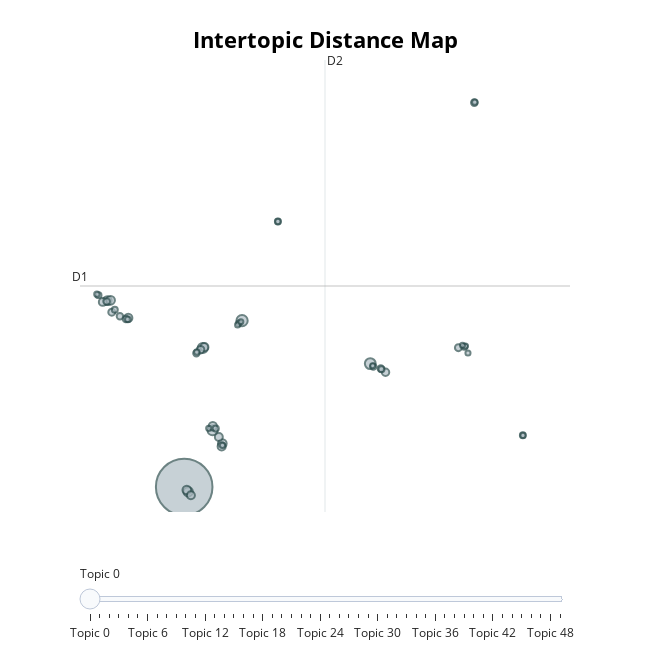

Here is the notebook cell this chart was saved with:
### Code cell
model.topics_ = topics_filtered

model.visualize_topics(top_n_topics = 50)

### Figure 1 — Plotly figure (JSON) as saved in the notebook; plotly's stock layout.template omitted (floating-point values rounded to 4 significant figures; data arrays with more than 128 entries replaced by an {"elided": "..."} marker saying what was removed)
{"data": [{"customdata": {"elided": "50x3 mixed values"}, "hovertemplate": "<b>Topic %{customdata[0]}</b><br>%{customdata[1]}<br>Size: %{customdata[2]}", "legendgroup": "", "marker": {"color": "#B0BEC5", "line": {"color": "DarkSlateGrey", "width": 2}, "size": [309321, 12321, 11329, 10038, 9659, 8526, 7467, 7320, 7314, 7266, 6653, 6595, 6386, 6274, 6240, 6087, 5902, 5370, 5366, 4742, 4566, 4292, 4032, 4006, 4006, 3981, 3975, 3779, 3720, 3583, 3492, 3406, 3388, 3343, 3339, 3074, 2923, 2841, 2833, 2802, 2724, 2675, 2651, 2632, 2605, 2552, 2519, 2514, 2414, 2387], "sizemode": "area", "sizeref": 193.3, "symbol": "circle"}, "mode": "markers", "name": "", "orientation": "v", "showlegend": false, "type": "scatter", "x": [-1.525, 1.974, 9.727, -0.4001, 0.1902, -1.286, -6.172, -5.976, 0.7804, -1.367, 0.205, -4.907, 0.741, -1.121, -0.3014, 0.5695, -6.45, 10.65, -0.5324, -5.902, 15.05, 16.02, -5.052, -0.7874, -6.209, 10.36, -5.412, 9.909, 0.3813, 10.4, 4.143, 15.41, -5.72, -6.703, 18.95, -4.929, -0.7575, 16.05, 15.47, -6.804, 4.143, 0.7899, 1.778, -0.03995, 1.708, 18.96, 15.3, 15.63, 1.902, 9.87], "xaxis": "x", "y": [-6.669, 4.025, 1.262, 2.266, -3.02, -6.978, 5.311, 5.333, -3.874, -6.862, -2.764, 4.202, -4.059, -7.195, 2.322, -3.453, 5.228, 0.7076, 2.157, 4.57, 2.285, 18.04, 4.127, 1.934, 5.257, 0.9508, 4.302, 1.073, -2.912, 0.901, 10.4, 2.339, 4.729, 5.662, -3.342, 4.103, 2.008, 18.07, 2.388, 5.727, 10.4, -3.986, 3.858, -2.893, 3.752, -3.35, 2.44, 1.941, 3.949, 1.122], "yaxis": "y"}], "layout": {"annotations": [{"showarrow": false, "text": "D1", "x": -7.825, "y": 6.251, "yshift": 10}, {"showarrow": false, "text": "D2", "x": 6.989, "xshift": 10, "y": 20.78}], "height": 650, "hoverlabel": {"bgcolor": "white", "font": {"family": "Rockwell", "size": 16}}, "legend": {"itemsizing": "constant", "tracegroupgap": 0}, "margin": {"t": 60}, "shapes": [{"line": {"color": "#CFD8DC", "width": 2}, "type": "line", "x0": 6.989, "x1": 6.989, "y0": -8.274, "y1": 20.78}, {"line": {"color": "#9E9E9E", "width": 2}, "type": "line", "x0": -7.825, "x1": 21.8, "y0": 6.251, "y1": 6.251}], "sliders": [{"active": 0, "pad": {"t": 50}, "steps": [{"args": [{"marker.color": [["red", "#B0BEC5", "#B0BEC5", "#B0BEC5", "#B0BEC5", "#B0BEC5", "#B0BEC5", "#B0BEC5", "#B0BEC5", "#B0BEC5", "#B0BEC5", "#B0BEC5", "#B0BEC5", "#B0BEC5", "#B0BEC5", "#B0BEC5", "#B0BEC5", "#B0BEC5", "#B0BEC5", "#B0BEC5", "#B0BEC5", "#B0BEC5", "#B0BEC5", "#B0BEC5", "#B0BEC5", "#B0BEC5", "#B0BEC5", "#B0BEC5", "#B0BEC5", "#B0BEC5", "#B0BEC5", "#B0BEC5", "#B0BEC5", "#B0BEC5", "#B0BEC5", "#B0BEC5", "#B0BEC5", "#B0BEC5", "#B0BEC5", "#B0BEC5", "#B0BEC5", "#B0BEC5", "#B0BEC5", "#B0BEC5", "#B0BEC5", "#B0BEC5", "#B0BEC5", "#B0BEC5", "#B0BEC5", "#B0BEC5"]]}], "label": "Topic 0", "method": "update"}, {"args": [{"marker.color": [["#B0BEC5", "red", "#B0BEC5", "#B0BEC5", "#B0BEC5", "#B0BEC5", "#B0BEC5", "#B0BEC5", "#B0BEC5", "#B0BEC5", "#B0BEC5", "#B0BEC5", "#B0BEC5", "#B0BEC5", "#B0BEC5", "#B0BEC5", "#B0BEC5", "#B0BEC5", "#B0BEC5", "#B0BEC5", "#B0BEC5", "#B0BEC5", "#B0BEC5", "#B0BEC5", "#B0BEC5", "#B0BEC5", "#B0BEC5", "#B0BEC5", "#B0BEC5", "#B0BEC5", "#B0BEC5", "#B0BEC5", "#B0BEC5", "#B0BEC5", "#B0BEC5", "#B0BEC5", "#B0BEC5", "#B0BEC5", "#B0BEC5", "#B0BEC5", "#B0BEC5", "#B0BEC5", "#B0BEC5", "#B0BEC5", "#B0BEC5", "#B0BEC5", "#B0BEC5", "#B0BEC5", "#B0BEC5", "#B0BEC5"]]}], "label": "Topic 1", "method": "update"}, {"args": [{"marker.color": [["#B0BEC5", "#B0BEC5", "red", "#B0BEC5", "#B0BEC5", "#B0BEC5", "#B0BEC5", "#B0BEC5", "#B0BEC5", "#B0BEC5", "#B0BEC5", "#B0BEC5", "#B0BEC5", "#B0BEC5", "#B0BEC5", "#B0BEC5", "#B0BEC5", "#B0BEC5", "#B0BEC5", "#B0BEC5", "#B0BEC5", "#B0BEC5", "#B0BEC5", "#B0BEC5", "#B0BEC5", "#B0BEC5", "#B0BEC5", "#B0BEC5", "#B0BEC5", "#B0BEC5", "#B0BEC5", "#B0BEC5", "#B0BEC5", "#B0BEC5", "#B0BEC5", "#B0BEC5", "#B0BEC5", "#B0BEC5", "#B0BEC5", "#B0BEC5", "#B0BEC5", "#B0BEC5", "#B0BEC5", "#B0BEC5", "#B0BEC5", "#B0BEC5", "#B0BEC5", "#B0BEC5", "#B0BEC5", "#B0BEC5"]]}], "label": "Topic 2", "method": "update"}, {"args": [{"marker.color": [["#B0BEC5", "#B0BEC5", "#B0BEC5", "red", "#B0BEC5", "#B0BEC5", "#B0BEC5", "#B0BEC5", "#B0BEC5", "#B0BEC5", "#B0BEC5", "#B0BEC5", "#B0BEC5", "#B0BEC5", "#B0BEC5", "#B0BEC5", "#B0BEC5", "#B0BEC5", "#B0BEC5", "#B0BEC5", "#B0BEC5", "#B0BEC5", "#B0BEC5", "#B0BEC5", "#B0BEC5", "#B0BEC5", "#B0BEC5", "#B0BEC5", "#B0BEC5", "#B0BEC5", "#B0BEC5", "#B0BEC5", "#B0BEC5", "#B0BEC5", "#B0BEC5", "#B0BEC5", "#B0BEC5", "#B0BEC5", "#B0BEC5", "#B0BEC5", "#B0BEC5", "#B0BEC5", "#B0BEC5", "#B0BEC5", "#B0BEC5", "#B0BEC5", "#B0BEC5", "#B0BEC5", "#B0BEC5", "#B0BEC5"]]}], "label": "Topic 3", "method": "update"}, {"args": [{"marker.color": [["#B0BEC5", "#B0BEC5", "#B0BEC5", "#B0BEC5", "red", "#B0BEC5", "#B0BEC5", "#B0BEC5", "#B0BEC5", "#B0BEC5", "#B0BEC5", "#B0BEC5", "#B0BEC5", "#B0BEC5", "#B0BEC5", "#B0BEC5", "#B0BEC5", "#B0BEC5", "#B0BEC5", "#B0BEC5", "#B0BEC5", "#B0BEC5", "#B0BEC5", "#B0BEC5", "#B0BEC5", "#B0BEC5", "#B0BEC5", "#B0BEC5", "#B0BEC5", "#B0BEC5", "#B0BEC5", "#B0BEC5", "#B0BEC5", "#B0BEC5", "#B0BEC5", "#B0BEC5", "#B0BEC5", "#B0BEC5", "#B0BEC5", "#B0BEC5", "#B0BEC5", "#B0BEC5", "#B0BEC5", "#B0BEC5", "#B0BEC5", "#B0BEC5", "#B0BEC5", "#B0BEC5", "#B0BEC5", "#B0BEC5"]]}], "label": "Topic 4", "method": "update"}, {"args": [{"marker.color": [["#B0BEC5", "#B0BEC5", "#B0BEC5", "#B0BEC5", "#B0BEC5", "red", "#B0BEC5", "#B0BEC5", "#B0BEC5", "#B0BEC5", "#B0BEC5", "#B0BEC5", "#B0BEC5", "#B0BEC5", "#B0BEC5", "#B0BEC5", "#B0BEC5", "#B0BEC5", "#B0BEC5", "#B0BEC5", "#B0BEC5", "#B0BEC5", "#B0BEC5", "#B0BEC5", "#B0BEC5", "#B0BEC5", "#B0BEC5", "#B0BEC5", "#B0BEC5", "#B0BEC5", "#B0BEC5", "#B0BEC5", "#B0BEC5", "#B0BEC5", "#B0BEC5", "#B0BEC5", "#B0BEC5", "#B0BEC5", "#B0BEC5", "#B0BEC5", "#B0BEC5", "#B0BEC5", "#B0BEC5", "#B0BEC5", "#B0BEC5", "#B0BEC5", "#B0BEC5", "#B0BEC5", "#B0BEC5", "#B0BEC5"]]}], "label": "Topic 5", "method": "update"}, {"args": [{"marker.color": [["#B0BEC5", "#B0BEC5", "#B0BEC5", "#B0BEC5", "#B0BEC5", "#B0BEC5", "red", "#B0BEC5", "#B0BEC5", "#B0BEC5", "#B0BEC5", "#B0BEC5", "#B0BEC5", "#B0BEC5", "#B0BEC5", "#B0BEC5", "#B0BEC5", "#B0BEC5", "#B0BEC5", "#B0BEC5", "#B0BEC5", "#B0BEC5", "#B0BEC5", "#B0BEC5", "#B0BEC5", "#B0BEC5", "#B0BEC5", "#B0BEC5", "#B0BEC5", "#B0BEC5", "#B0BEC5", "#B0BEC5", "#B0BEC5", "#B0BEC5", "#B0BEC5", "#B0BEC5", "#B0BEC5", "#B0BEC5", "#B0BEC5", "#B0BEC5", "#B0BEC5", "#B0BEC5", "#B0BEC5", "#B0BEC5", "#B0BEC5", "#B0BEC5", "#B0BEC5", "#B0BEC5", "#B0BEC5", "#B0BEC5"]]}], "label": "Topic 6", "method": "update"}, {"args": [{"marker.color": [["#B0BEC5", "#B0BEC5", "#B0BEC5", "#B0BEC5", "#B0BEC5", "#B0BEC5", "#B0BEC5", "red", "#B0BEC5", "#B0BEC5", "#B0BEC5", "#B0BEC5", "#B0BEC5", "#B0BEC5", "#B0BEC5", "#B0BEC5", "#B0BEC5", "#B0BEC5", "#B0BEC5", "#B0BEC5", "#B0BEC5", "#B0BEC5", "#B0BEC5", "#B0BEC5", "#B0BEC5", "#B0BEC5", "#B0BEC5", "#B0BEC5", "#B0BEC5", "#B0BEC5", "#B0BEC5", "#B0BEC5", "#B0BEC5", "#B0BEC5", "#B0BEC5", "#B0BEC5", "#B0BEC5", "#B0BEC5", "#B0BEC5", "#B0BEC5", "#B0BEC5", "#B0BEC5", "#B0BEC5", "#B0BEC5", "#B0BEC5", "#B0BEC5", "#B0BEC5", "#B0BEC5", "#B0BEC5", "#B0BEC5"]]}], "label": "Topic 7", "method": "update"}, {"args": [{"marker.color": [["#B0BEC5", "#B0BEC5", "#B0BEC5", "#B0BEC5", "#B0BEC5", "#B0BEC5", "#B0BEC5", "#B0BEC5", "red", "#B0BEC5", "#B0BEC5", "#B0BEC5", "#B0BEC5", "#B0BEC5", "#B0BEC5", "#B0BEC5", "#B0BEC5", "#B0BEC5", "#B0BEC5", "#B0BEC5", "#B0BEC5", "#B0BEC5", "#B0BEC5", "#B0BEC5", "#B0BEC5", "#B0BEC5", "#B0BEC5", "#B0BEC5", "#B0BEC5", "#B0BEC5", "#B0BEC5", "#B0BEC5", "#B0BEC5", "#B0BEC5", "#B0BEC5", "#B0BEC5", "#B0BEC5", "#B0BEC5", "#B0BEC5", "#B0BEC5", "#B0BEC5", "#B0BEC5", "#B0BEC5", "#B0BEC5", "#B0BEC5", "#B0BEC5", "#B0BEC5", "#B0BEC5", "#B0BEC5", "#B0BEC5"]]}], "label": "Topic 8", "method": "update"}, {"args": [{"marker.color": [["#B0BEC5", "#B0BEC5", "#B0BEC5", "#B0BEC5", "#B0BEC5", "#B0BEC5", "#B0BEC5", "#B0BEC5", "#B0BEC5", "red", "#B0BEC5", "#B0BEC5", "#B0BEC5", "#B0BEC5", "#B0BEC5", "#B0BEC5", "#B0BEC5", "#B0BEC5", "#B0BEC5", "#B0BEC5", "#B0BEC5", "#B0BEC5", "#B0BEC5", "#B0BEC5", "#B0BEC5", "#B0BEC5", "#B0BEC5", "#B0BEC5", "#B0BEC5", "#B0BEC5", "#B0BEC5", "#B0BEC5", "#B0BEC5", "#B0BEC5", "#B0BEC5", "#B0BEC5", "#B0BEC5", "#B0BEC5", "#B0BEC5", "#B0BEC5", "#B0BEC5", "#B0BEC5", "#B0BEC5", "#B0BEC5", "#B0BEC5", "#B0BEC5", "#B0BEC5", "#B0BEC5", "#B0BEC5", "#B0BEC5"]]}], "label": "Topic 9", "method": "update"}, {"args": [{"marker.color": [["#B0BEC5", "#B0BEC5", "#B0BEC5", "#B0BEC5", "#B0BEC5", "#B0BEC5", "#B0BEC5", "#B0BEC5", "#B0BEC5", "#B0BEC5", "red", "#B0BEC5", "#B0BEC5", "#B0BEC5", "#B0BEC5", "#B0BEC5", "#B0BEC5", "#B0BEC5", "#B0BEC5", "#B0BEC5", "#B0BEC5", "#B0BEC5", "#B0BEC5", "#B0BEC5", "#B0BEC5", "#B0BEC5", "#B0BEC5", "#B0BEC5", "#B0BEC5", "#B0BEC5", "#B0BEC5", "#B0BEC5", "#B0BEC5", "#B0BEC5", "#B0BEC5", "#B0BEC5", "#B0BEC5", "#B0BEC5", "#B0BEC5", "#B0BEC5", "#B0BEC5", "#B0BEC5", "#B0BEC5", "#B0BEC5", "#B0BEC5", "#B0BEC5", "#B0BEC5", "#B0BEC5", "#B0BEC5", "#B0BEC5"]]}], "label": "Topic 10", "method": "update"}, {"args": [{"marker.color": [["#B0BEC5", "#B0BEC5", "#B0BEC5", "#B0BEC5", "#B0BEC5", "#B0BEC5", "#B0BEC5", "#B0BEC5", "#B0BEC5", "#B0BEC5", "#B0BEC5", "red", "#B0BEC5", "#B0BEC5", "#B0BEC5", "#B0BEC5", "#B0BEC5", "#B0BEC5", "#B0BEC5", "#B0BEC5", "#B0BEC5", "#B0BEC5", "#B0BEC5", "#B0BEC5", "#B0BEC5", "#B0BEC5", "#B0BEC5", "#B0BEC5", "#B0BEC5", "#B0BEC5", "#B0BEC5", "#B0BEC5", "#B0BEC5", "#B0BEC5", "#B0BEC5", "#B0BEC5", "#B0BEC5", "#B0BEC5", "#B0BEC5", "#B0BEC5", "#B0BEC5", "#B0BEC5", "#B0BEC5", "#B0BEC5", "#B0BEC5", "#B0BEC5", "#B0BEC5", "#B0BEC5", "#B0BEC5", "#B0BEC5"]]}], "label": "Topic 11", "method": "update"}, {"args": [{"marker.color": [["#B0BEC5", "#B0BEC5", "#B0BEC5", "#B0BEC5", "#B0BEC5", "#B0BEC5", "#B0BEC5", "#B0BEC5", "#B0BEC5", "#B0BEC5", "#B0BEC5", "#B0BEC5", "red", "#B0BEC5", "#B0BEC5", "#B0BEC5", "#B0BEC5", "#B0BEC5", "#B0BEC5", "#B0BEC5", "#B0BEC5", "#B0BEC5", "#B0BEC5", "#B0BEC5", "#B0BEC5", "#B0BEC5", "#B0BEC5", "#B0BEC5", "#B0BEC5", "#B0BEC5", "#B0BEC5", "#B0BEC5", "#B0BEC5", "#B0BEC5", "#B0BEC5", "#B0BEC5", "#B0BEC5", "#B0BEC5", "#B0BEC5", "#B0BEC5", "#B0BEC5", "#B0BEC5", "#B0BEC5", "#B0BEC5", "#B0BEC5", "#B0BEC5", "#B0BEC5", "#B0BEC5", "#B0BEC5", "#B0BEC5"]]}], "label": "Topic 12", "method": "update"}, {"args": [{"marker.color": [["#B0BEC5", "#B0BEC5", "#B0BEC5", "#B0BEC5", "#B0BEC5", "#B0BEC5", "#B0BEC5", "#B0BEC5", "#B0BEC5", "#B0BEC5", "#B0BEC5", "#B0BEC5", "#B0BEC5", "red", "#B0BEC5", "#B0BEC5", "#B0BEC5", "#B0BEC5", "#B0BEC5", "#B0BEC5", "#B0BEC5", "#B0BEC5", "#B0BEC5", "#B0BEC5", "#B0BEC5", "#B0BEC5", "#B0BEC5", "#B0BEC5", "#B0BEC5", "#B0BEC5", "#B0BEC5", "#B0BEC5", "#B0BEC5", "#B0BEC5", "#B0BEC5", "#B0BEC5", "#B0BEC5", "#B0BEC5", "#B0BEC5", "#B0BEC5", "#B0BEC5", "#B0BEC5", "#B0BEC5", "#B0BEC5", "#B0BEC5", "#B0BEC5", "#B0BEC5", "#B0BEC5", "#B0BEC5", "#B0BEC5"]]}], "label": "Topic 13", "method": "update"}, {"args": [{"marker.color": [["#B0BEC5", "#B0BEC5", "#B0BEC5", "#B0BEC5", "#B0BEC5", "#B0BEC5", "#B0BEC5", "#B0BEC5", "#B0BEC5", "#B0BEC5", "#B0BEC5", "#B0BEC5", "#B0BEC5", "#B0BEC5", "red", "#B0BEC5", "#B0BEC5", "#B0BEC5", "#B0BEC5", "#B0BEC5", "#B0BEC5", "#B0BEC5", "#B0BEC5", "#B0BEC5", "#B0BEC5", "#B0BEC5", "#B0BEC5", "#B0BEC5", "#B0BEC5", "#B0BEC5", "#B0BEC5", "#B0BEC5", "#B0BEC5", "#B0BEC5", "#B0BEC5", "#B0BEC5", "#B0BEC5", "#B0BEC5", "#B0BEC5", "#B0BEC5", "#B0BEC5", "#B0BEC5", "#B0BEC5", "#B0BEC5", "#B0BEC5", "#B0BEC5", "#B0BEC5", "#B0BEC5", "#B0BEC5", "#B0BEC5"]]}], "label": "Topic 14", "method": "update"}, {"args": [{"marker.color": [["#B0BEC5", "#B0BEC5", "#B0BEC5", "#B0BEC5", "#B0BEC5", "#B0BEC5", "#B0BEC5", "#B0BEC5", "#B0BEC5", "#B0BEC5", "#B0BEC5", "#B0BEC5", "#B0BEC5", "#B0BEC5", "#B0BEC5", "red", "#B0BEC5", "#B0BEC5", "#B0BEC5", "#B0BEC5", "#B0BEC5", "#B0BEC5", "#B0BEC5", "#B0BEC5", "#B0BEC5", "#B0BEC5", "#B0BEC5", "#B0BEC5", "#B0BEC5", "#B0BEC5", "#B0BEC5", "#B0BEC5", "#B0BEC5", "#B0BEC5", "#B0BEC5", "#B0BEC5", "#B0BEC5", "#B0BEC5", "#B0BEC5", "#B0BEC5", "#B0BEC5", "#B0BEC5", "#B0BEC5", "#B0BEC5", "#B0BEC5", "#B0BEC5", "#B0BEC5", "#B0BEC5", "#B0BEC5", "#B0BEC5"]]}], "label": "Topic 15", "method": "update"}, {"args": [{"marker.color": [["#B0BEC5", "#B0BEC5", "#B0BEC5", "#B0BEC5", "#B0BEC5", "#B0BEC5", "#B0BEC5", "#B0BEC5", "#B0BEC5", "#B0BEC5", "#B0BEC5", "#B0BEC5", "#B0BEC5", "#B0BEC5", "#B0BEC5", "#B0BEC5", "red", "#B0BEC5", "#B0BEC5", "#B0BEC5", "#B0BEC5", "#B0BEC5", "#B0BEC5", "#B0BEC5", "#B0BEC5", "#B0BEC5", "#B0BEC5", "#B0BEC5", "#B0BEC5", "#B0BEC5", "#B0BEC5", "#B0BEC5", "#B0BEC5", "#B0BEC5", "#B0BEC5", "#B0BEC5", "#B0BEC5", "#B0BEC5", "#B0BEC5", "#B0BEC5", "#B0BEC5", "#B0BEC5", "#B0BEC5", "#B0BEC5", "#B0BEC5", "#B0BEC5", "#B0BEC5", "#B0BEC5", "#B0BEC5", "#B0BEC5"]]}], "label": "Topic 16", "method": "update"}, {"args": [{"marker.color": [["#B0BEC5", "#B0BEC5", "#B0BEC5", "#B0BEC5", "#B0BEC5", "#B0BEC5", "#B0BEC5", "#B0BEC5", "#B0BEC5", "#B0BEC5", "#B0BEC5", "#B0BEC5", "#B0BEC5", "#B0BEC5", "#B0BEC5", "#B0BEC5", "#B0BEC5", "red", "#B0BEC5", "#B0BEC5", "#B0BEC5", "#B0BEC5", "#B0BEC5", "#B0BEC5", "#B0BEC5", "#B0BEC5", "#B0BEC5", "#B0BEC5", "#B0BEC5", "#B0BEC5", "#B0BEC5", "#B0BEC5", "#B0BEC5", "#B0BEC5", "#B0BEC5", "#B0BEC5", "#B0BEC5", "#B0BEC5", "#B0BEC5", "#B0BEC5", "#B0BEC5", "#B0BEC5", "#B0BEC5", "#B0BEC5", "#B0BEC5", "#B0BEC5", "#B0BEC5", "#B0BEC5", "#B0BEC5", "#B0BEC5"]]}], "label": "Topic 17", "method": "update"}, {"args": [{"marker.color": [["#B0BEC5", "#B0BEC5", "#B0BEC5", "#B0BEC5", "#B0BEC5", "#B0BEC5", "#B0BEC5", "#B0BEC5", "#B0BEC5", "#B0BEC5", "#B0BEC5", "#B0BEC5", "#B0BEC5", "#B0BEC5", "#B0BEC5", "#B0BEC5", "#B0BEC5", "#B0BEC5", "red", "#B0BEC5", "#B0BEC5", "#B0BEC5", "#B0BEC5", "#B0BEC5", "#B0BEC5", "#B0BEC5", "#B0BEC5", "#B0BEC5", "#B0BEC5", "#B0BEC5", "#B0BEC5", "#B0BEC5", "#B0BEC5", "#B0BEC5", "#B0BEC5", "#B0BEC5", "#B0BEC5", "#B0BEC5", "#B0BEC5", "#B0BEC5", "#B0BEC5", "#B0BEC5", "#B0BEC5", "#B0BEC5", "#B0BEC5", "#B0BEC5", "#B0BEC5", "#B0BEC5", "#B0BEC5", "#B0BEC5"]]}], "label": "Topic 18", "method": "update"}, {"args": [{"marker.color": [["#B0BEC5", "#B0BEC5", "#B0BEC5", "#B0BEC5", "#B0BEC5", "#B0BEC5", "#B0BEC5", "#B0BEC5", "#B0BEC5", "#B0BEC5", "#B0BEC5", "#B0BEC5", "#B0BEC5", "#B0BEC5", "#B0BEC5", "#B0BEC5", "#B0BEC5", "#B0BEC5", "#B0BEC5", "red", "#B0BEC5", "#B0BEC5", "#B0BEC5", "#B0BEC5", "#B0BEC5", "#B0BEC5", "#B0BEC5", "#B0BEC5", "#B0BEC5", "#B0BEC5", "#B0BEC5", "#B0BEC5", "#B0BEC5", "#B0BEC5", "#B0BEC5", "#B0BEC5", "#B0BEC5", "#B0BEC5", "#B0BEC5", "#B0BEC5", "#B0BEC5", "#B0BEC5", "#B0BEC5", "#B0BEC5", "#B0BEC5", "#B0BEC5", "#B0BEC5", "#B0BEC5", "#B0BEC5", "#B0BEC5"]]}], "label": "Topic 19", "method": "update"}, {"args": [{"marker.color": [["#B0BEC5", "#B0BEC5", "#B0BEC5", "#B0BEC5", "#B0BEC5", "#B0BEC5", "#B0BEC5", "#B0BEC5", "#B0BEC5", "#B0BEC5", "#B0BEC5", "#B0BEC5", "#B0BEC5", "#B0BEC5", "#B0BEC5", "#B0BEC5", "#B0BEC5", "#B0BEC5", "#B0BEC5", "#B0BEC5", "red", "#B0BEC5", "#B0BEC5", "#B0BEC5", "#B0BEC5", "#B0BEC5", "#B0BEC5", "#B0BEC5", "#B0BEC5", "#B0BEC5", "#B0BEC5", "#B0BEC5", "#B0BEC5", "#B0BEC5", "#B0BEC5", "#B0BEC5", "#B0BEC5", "#B0BEC5", "#B0BEC5", "#B0BEC5", "#B0BEC5", "#B0BEC5", "#B0BEC5", "#B0BEC5", "#B0BEC5", "#B0BEC5", "#B0BEC5", "#B0BEC5", "#B0BEC5", "#B0BEC5"]]}], "label": "Topic 20", "method": "update"}, {"args": [{"marker.color": [["#B0BEC5", "#B0BEC5", "#B0BEC5", "#B0BEC5", "#B0BEC5", "#B0BEC5", "#B0BEC5", "#B0BEC5", "#B0BEC5", "#B0BEC5", "#B0BEC5", "#B0BEC5", "#B0BEC5", "#B0BEC5", "#B0BEC5", "#B0BEC5", "#B0BEC5", "#B0BEC5", "#B0BEC5", "#B0BEC5", "#B0BEC5", "red", "#B0BEC5", "#B0BEC5", "#B0BEC5", "#B0BEC5", "#B0BEC5", "#B0BEC5", "#B0BEC5", "#B0BEC5", "#B0BEC5", "#B0BEC5", "#B0BEC5", "#B0BEC5", "#B0BEC5", "#B0BEC5", "#B0BEC5", "#B0BEC5", "#B0BEC5", "#B0BEC5", "#B0BEC5", "#B0BEC5", "#B0BEC5", "#B0BEC5", "#B0BEC5", "#B0BEC5", "#B0BEC5", "#B0BEC5", "#B0BEC5", "#B0BEC5"]]}], "label": "Topic 21", "method": "update"}, {"args": [{"marker.color": [["#B0BEC5", "#B0BEC5", "#B0BEC5", "#B0BEC5", "#B0BEC5", "#B0BEC5", "#B0BEC5", "#B0BEC5", "#B0BEC5", "#B0BEC5", "#B0BEC5", "#B0BEC5", "#B0BEC5", "#B0BEC5", "#B0BEC5", "#B0BEC5", "#B0BEC5", "#B0BEC5", "#B0BEC5", "#B0BEC5", "#B0BEC5", "#B0BEC5", "red", "#B0BEC5", "#B0BEC5", "#B0BEC5", "#B0BEC5", "#B0BEC5", "#B0BEC5", "#B0BEC5", "#B0BEC5", "#B0BEC5", "#B0BEC5", "#B0BEC5", "#B0BEC5", "#B0BEC5", "#B0BEC5", "#B0BEC5", "#B0BEC5", "#B0BEC5", "#B0BEC5", "#B0BEC5", "#B0BEC5", "#B0BEC5", "#B0BEC5", "#B0BEC5", "#B0BEC5", "#B0BEC5", "#B0BEC5", "#B0BEC5"]]}], "label": "Topic 22", "method": "update"}, {"args": [{"marker.color": [["#B0BEC5", "#B0BEC5", "#B0BEC5", "#B0BEC5", "#B0BEC5", "#B0BEC5", "#B0BEC5", "#B0BEC5", "#B0BEC5", "#B0BEC5", "#B0BEC5", "#B0BEC5", "#B0BEC5", "#B0BEC5", "#B0BEC5", "#B0BEC5", "#B0BEC5", "#B0BEC5", "#B0BEC5", "#B0BEC5", "#B0BEC5", "#B0BEC5", "#B0BEC5", "red", "#B0BEC5", "#B0BEC5", "#B0BEC5", "#B0BEC5", "#B0BEC5", "#B0BEC5", "#B0BEC5", "#B0BEC5", "#B0BEC5", "#B0BEC5", "#B0BEC5", "#B0BEC5", "#B0BEC5", "#B0BEC5", "#B0BEC5", "#B0BEC5", "#B0BEC5", "#B0BEC5", "#B0BEC5", "#B0BEC5", "#B0BEC5", "#B0BEC5", "#B0BEC5", "#B0BEC5", "#B0BEC5", "#B0BEC5"]]}], "label": "Topic 23", "method": "update"}, {"args": [{"marker.color": [["#B0BEC5", "#B0BEC5", "#B0BEC5", "#B0BEC5", "#B0BEC5", "#B0BEC5", "#B0BEC5", "#B0BEC5", "#B0BEC5", "#B0BEC5", "#B0BEC5", "#B0BEC5", "#B0BEC5", "#B0BEC5", "#B0BEC5", "#B0BEC5", "#B0BEC5", "#B0BEC5", "#B0BEC5", "#B0BEC5", "#B0BEC5", "#B0BEC5", "#B0BEC5", "#B0BEC5", "red", "#B0BEC5", "#B0BEC5", "#B0BEC5", "#B0BEC5", "#B0BEC5", "#B0BEC5", "#B0BEC5", "#B0BEC5", "#B0BEC5", "#B0BEC5", "#B0BEC5", "#B0BEC5", "#B0BEC5", "#B0BEC5", "#B0BEC5", "#B0BEC5", "#B0BEC5", "#B0BEC5", "#B0BEC5", "#B0BEC5", "#B0BEC5", "#B0BEC5", "#B0BEC5", "#B0BEC5", "#B0BEC5"]]}], "label": "Topic 24", "method": "update"}, {"args": [{"marker.color": [["#B0BEC5", "#B0BEC5", "#B0BEC5", "#B0BEC5", "#B0BEC5", "#B0BEC5", "#B0BEC5", "#B0BEC5", "#B0BEC5", "#B0BEC5", "#B0BEC5", "#B0BEC5", "#B0BEC5", "#B0BEC5", "#B0BEC5", "#B0BEC5", "#B0BEC5", "#B0BEC5", "#B0BEC5", "#B0BEC5", "#B0BEC5", "#B0BEC5", "#B0BEC5", "#B0BEC5", "#B0BEC5", "red", "#B0BEC5", "#B0BEC5", "#B0BEC5", "#B0BEC5", "#B0BEC5", "#B0BEC5", "#B0BEC5", "#B0BEC5", "#B0BEC5", "#B0BEC5", "#B0BEC5", "#B0BEC5", "#B0BEC5", "#B0BEC5", "#B0BEC5", "#B0BEC5", "#B0BEC5", "#B0BEC5", "#B0BEC5", "#B0BEC5", "#B0BEC5", "#B0BEC5", "#B0BEC5", "#B0BEC5"]]}], "label": "Topic 25", "method": "update"}, {"args": [{"marker.color": [["#B0BEC5", "#B0BEC5", "#B0BEC5", "#B0BEC5", "#B0BEC5", "#B0BEC5", "#B0BEC5", "#B0BEC5", "#B0BEC5", "#B0BEC5", "#B0BEC5", "#B0BEC5", "#B0BEC5", "#B0BEC5", "#B0BEC5", "#B0BEC5", "#B0BEC5", "#B0BEC5", "#B0BEC5", "#B0BEC5", "#B0BEC5", "#B0BEC5", "#B0BEC5", "#B0BEC5", "#B0BEC5", "#B0BEC5", "red", "#B0BEC5", "#B0BEC5", "#B0BEC5", "#B0BEC5", "#B0BEC5", "#B0BEC5", "#B0BEC5", "#B0BEC5", "#B0BEC5", "#B0BEC5", "#B0BEC5", "#B0BEC5", "#B0BEC5", "#B0BEC5", "#B0BEC5", "#B0BEC5", "#B0BEC5", "#B0BEC5", "#B0BEC5", "#B0BEC5", "#B0BEC5", "#B0BEC5", "#B0BEC5"]]}], "label": "Topic 26", "method": "update"}, {"args": [{"marker.color": [["#B0BEC5", "#B0BEC5", "#B0BEC5", "#B0BEC5", "#B0BEC5", "#B0BEC5", "#B0BEC5", "#B0BEC5", "#B0BEC5", "#B0BEC5", "#B0BEC5", "#B0BEC5", "#B0BEC5", "#B0BEC5", "#B0BEC5", "#B0BEC5", "#B0BEC5", "#B0BEC5", "#B0BEC5", "#B0BEC5", "#B0BEC5", "#B0BEC5", "#B0BEC5", "#B0BEC5", "#B0BEC5", "#B0BEC5", "#B0BEC5", "red", "#B0BEC5", "#B0BEC5", "#B0BEC5", "#B0BEC5", "#B0BEC5", "#B0BEC5", "#B0BEC5", "#B0BEC5", "#B0BEC5", "#B0BEC5", "#B0BEC5", "#B0BEC5", "#B0BEC5", "#B0BEC5", "#B0BEC5", "#B0BEC5", "#B0BEC5", "#B0BEC5", "#B0BEC5", "#B0BEC5", "#B0BEC5", "#B0BEC5"]]}], "label": "Topic 27", "method": "update"}, {"args": [{"marker.color": [["#B0BEC5", "#B0BEC5", "#B0BEC5", "#B0BEC5", "#B0BEC5", "#B0BEC5", "#B0BEC5", "#B0BEC5", "#B0BEC5", "#B0BEC5", "#B0BEC5", "#B0BEC5", "#B0BEC5", "#B0BEC5", "#B0BEC5", "#B0BEC5", "#B0BEC5", "#B0BEC5", "#B0BEC5", "#B0BEC5", "#B0BEC5", "#B0BEC5", "#B0BEC5", "#B0BEC5", "#B0BEC5", "#B0BEC5", "#B0BEC5", "#B0BEC5", "red", "#B0BEC5", "#B0BEC5", "#B0BEC5", "#B0BEC5", "#B0BEC5", "#B0BEC5", "#B0BEC5", "#B0BEC5", "#B0BEC5", "#B0BEC5", "#B0BEC5", "#B0BEC5", "#B0BEC5", "#B0BEC5", "#B0BEC5", "#B0BEC5", "#B0BEC5", "#B0BEC5", "#B0BEC5", "#B0BEC5", "#B0BEC5"]]}], "label": "Topic 28", "method": "update"}, {"args": [{"marker.color": [["#B0BEC5", "#B0BEC5", "#B0BEC5", "#B0BEC5", "#B0BEC5", "#B0BEC5", "#B0BEC5", "#B0BEC5", "#B0BEC5", "#B0BEC5", "#B0BEC5", "#B0BEC5", "#B0BEC5", "#B0BEC5", "#B0BEC5", "#B0BEC5", "#B0BEC5", "#B0BEC5", "#B0BEC5", "#B0BEC5", "#B0BEC5", "#B0BEC5", "#B0BEC5", "#B0BEC5", "#B0BEC5", "#B0BEC5", "#B0BEC5", "#B0BEC5", "#B0BEC5", "red", "#B0BEC5", "#B0BEC5", "#B0BEC5", "#B0BEC5", "#B0BEC5", "#B0BEC5", "#B0BEC5", "#B0BEC5", "#B0BEC5", "#B0BEC5", "#B0BEC5", "#B0BEC5", "#B0BEC5", "#B0BEC5", "#B0BEC5", "#B0BEC5", "#B0BEC5", "#B0BEC5", "#B0BEC5", "#B0BEC5"]]}], "label": "Topic 29", "method": "update"}, {"args": [{"marker.color": [["#B0BEC5", "#B0BEC5", "#B0BEC5", "#B0BEC5", "#B0BEC5", "#B0BEC5", "#B0BEC5", "#B0BEC5", "#B0BEC5", "#B0BEC5", "#B0BEC5", "#B0BEC5", "#B0BEC5", "#B0BEC5", "#B0BEC5", "#B0BEC5", "#B0BEC5", "#B0BEC5", "#B0BEC5", "#B0BEC5", "#B0BEC5", "#B0BEC5", "#B0BEC5", "#B0BEC5", "#B0BEC5", "#B0BEC5", "#B0BEC5", "#B0BEC5", "#B0BEC5", "#B0BEC5", "red", "#B0BEC5", "#B0BEC5", "#B0BEC5", "#B0BEC5", "#B0BEC5", "#B0BEC5", "#B0BEC5", "#B0BEC5", "#B0BEC5", "#B0BEC5", "#B0BEC5", "#B0BEC5", "#B0BEC5", "#B0BEC5", "#B0BEC5", "#B0BEC5", "#B0BEC5", "#B0BEC5", "#B0BEC5"]]}], "label": "Topic 30", "method": "update"}, {"args": [{"marker.color": [["#B0BEC5", "#B0BEC5", "#B0BEC5", "#B0BEC5", "#B0BEC5", "#B0BEC5", "#B0BEC5", "#B0BEC5", "#B0BEC5", "#B0BEC5", "#B0BEC5", "#B0BEC5", "#B0BEC5", "#B0BEC5", "#B0BEC5", "#B0BEC5", "#B0BEC5", "#B0BEC5", "#B0BEC5", "#B0BEC5", "#B0BEC5", "#B0BEC5", "#B0BEC5", "#B0BEC5", "#B0BEC5", "#B0BEC5", "#B0BEC5", "#B0BEC5", "#B0BEC5", "#B0BEC5", "#B0BEC5", "red", "#B0BEC5", "#B0BEC5", "#B0BEC5", "#B0BEC5", "#B0BEC5", "#B0BEC5", "#B0BEC5", "#B0BEC5", "#B0BEC5", "#B0BEC5", "#B0BEC5", "#B0BEC5", "#B0BEC5", "#B0BEC5", "#B0BEC5", "#B0BEC5", "#B0BEC5", "#B0BEC5"]]}], "label": "Topic 31", "method": "update"}, {"args": [{"marker.color": [["#B0BEC5", "#B0BEC5", "#B0BEC5", "#B0BEC5", "#B0BEC5", "#B0BEC5", "#B0BEC5", "#B0BEC5", "#B0BEC5", "#B0BEC5", "#B0BEC5", "#B0BEC5", "#B0BEC5", "#B0BEC5", "#B0BEC5", "#B0BEC5", "#B0BEC5", "#B0BEC5", "#B0BEC5", "#B0BEC5", "#B0BEC5", "#B0BEC5", "#B0BEC5", "#B0BEC5", "#B0BEC5", "#B0BEC5", "#B0BEC5", "#B0BEC5", "#B0BEC5", "#B0BEC5", "#B0BEC5", "#B0BEC5", "red", "#B0BEC5", "#B0BEC5", "#B0BEC5", "#B0BEC5", "#B0BEC5", "#B0BEC5", "#B0BEC5", "#B0BEC5", "#B0BEC5", "#B0BEC5", "#B0BEC5", "#B0BEC5", "#B0BEC5", "#B0BEC5", "#B0BEC5", "#B0BEC5", "#B0BEC5"]]}], "label": "Topic 32", "method": "update"}, {"args": [{"marker.color": [["#B0BEC5", "#B0BEC5", "#B0BEC5", "#B0BEC5", "#B0BEC5", "#B0BEC5", "#B0BEC5", "#B0BEC5", "#B0BEC5", "#B0BEC5", "#B0BEC5", "#B0BEC5", "#B0BEC5", "#B0BEC5", "#B0BEC5", "#B0BEC5", "#B0BEC5", "#B0BEC5", "#B0BEC5", "#B0BEC5", "#B0BEC5", "#B0BEC5", "#B0BEC5", "#B0BEC5", "#B0BEC5", "#B0BEC5", "#B0BEC5", "#B0BEC5", "#B0BEC5", "#B0BEC5", "#B0BEC5", "#B0BEC5", "#B0BEC5", "red", "#B0BEC5", "#B0BEC5", "#B0BEC5", "#B0BEC5", "#B0BEC5", "#B0BEC5", "#B0BEC5", "#B0BEC5", "#B0BEC5", "#B0BEC5", "#B0BEC5", "#B0BEC5", "#B0BEC5", "#B0BEC5", "#B0BEC5", "#B0BEC5"]]}], "label": "Topic 33", "method": "update"}, {"args": [{"marker.color": [["#B0BEC5", "#B0BEC5", "#B0BEC5", "#B0BEC5", "#B0BEC5", "#B0BEC5", "#B0BEC5", "#B0BEC5", "#B0BEC5", "#B0BEC5", "#B0BEC5", "#B0BEC5", "#B0BEC5", "#B0BEC5", "#B0BEC5", "#B0BEC5", "#B0BEC5", "#B0BEC5", "#B0BEC5", "#B0BEC5", "#B0BEC5", "#B0BEC5", "#B0BEC5", "#B0BEC5", "#B0BEC5", "#B0BEC5", "#B0BEC5", "#B0BEC5", "#B0BEC5", "#B0BEC5", "#B0BEC5", "#B0BEC5", "#B0BEC5", "#B0BEC5", "red", "#B0BEC5", "#B0BEC5", "#B0BEC5", "#B0BEC5", "#B0BEC5", "#B0BEC5", "#B0BEC5", "#B0BEC5", "#B0BEC5", "#B0BEC5", "#B0BEC5", "#B0BEC5", "#B0BEC5", "#B0BEC5", "#B0BEC5"]]}], "label": "Topic 34", "method": "update"}, {"args": [{"marker.color": [["#B0BEC5", "#B0BEC5", "#B0BEC5", "#B0BEC5", "#B0BEC5", "#B0BEC5", "#B0BEC5", "#B0BEC5", "#B0BEC5", "#B0BEC5", "#B0BEC5", "#B0BEC5", "#B0BEC5", "#B0BEC5", "#B0BEC5", "#B0BEC5", "#B0BEC5", "#B0BEC5", "#B0BEC5", "#B0BEC5", "#B0BEC5", "#B0BEC5", "#B0BEC5", "#B0BEC5", "#B0BEC5", "#B0BEC5", "#B0BEC5", "#B0BEC5", "#B0BEC5", "#B0BEC5", "#B0BEC5", "#B0BEC5", "#B0BEC5", "#B0BEC5", "#B0BEC5", "red", "#B0BEC5", "#B0BEC5", "#B0BEC5", "#B0BEC5", "#B0BEC5", "#B0BEC5", "#B0BEC5", "#B0BEC5", "#B0BEC5", "#B0BEC5", "#B0BEC5", "#B0BEC5", "#B0BEC5", "#B0BEC5"]]}], "label": "Topic 35", "method": "update"}, {"args": [{"marker.color": [["#B0BEC5", "#B0BEC5", "#B0BEC5", "#B0BEC5", "#B0BEC5", "#B0BEC5", "#B0BEC5", "#B0BEC5", "#B0BEC5", "#B0BEC5", "#B0BEC5", "#B0BEC5", "#B0BEC5", "#B0BEC5", "#B0BEC5", "#B0BEC5", "#B0BEC5", "#B0BEC5", "#B0BEC5", "#B0BEC5", "#B0BEC5", "#B0BEC5", "#B0BEC5", "#B0BEC5", "#B0BEC5", "#B0BEC5", "#B0BEC5", "#B0BEC5", "#B0BEC5", "#B0BEC5", "#B0BEC5", "#B0BEC5", "#B0BEC5", "#B0BEC5", "#B0BEC5", "#B0BEC5", "red", "#B0BEC5", "#B0BEC5", "#B0BEC5", "#B0BEC5", "#B0BEC5", "#B0BEC5", "#B0BEC5", "#B0BEC5", "#B0BEC5", "#B0BEC5", "#B0BEC5", "#B0BEC5", "#B0BEC5"]]}], "label": "Topic 36", "method": "update"}, {"args": [{"marker.color": [["#B0BEC5", "#B0BEC5", "#B0BEC5", "#B0BEC5", "#B0BEC5", "#B0BEC5", "#B0BEC5", "#B0BEC5", "#B0BEC5", "#B0BEC5", "#B0BEC5", "#B0BEC5", "#B0BEC5", "#B0BEC5", "#B0BEC5", "#B0BEC5", "#B0BEC5", "#B0BEC5", "#B0BEC5", "#B0BEC5", "#B0BEC5", "#B0BEC5", "#B0BEC5", "#B0BEC5", "#B0BEC5", "#B0BEC5", "#B0BEC5", "#B0BEC5", "#B0BEC5", "#B0BEC5", "#B0BEC5", "#B0BEC5", "#B0BEC5", "#B0BEC5", "#B0BEC5", "#B0BEC5", "#B0BEC5", "red", "#B0BEC5", "#B0BEC5", "#B0BEC5", "#B0BEC5", "#B0BEC5", "#B0BEC5", "#B0BEC5", "#B0BEC5", "#B0BEC5", "#B0BEC5", "#B0BEC5", "#B0BEC5"]]}], "label": "Topic 37", "method": "update"}, {"args": [{"marker.color": [["#B0BEC5", "#B0BEC5", "#B0BEC5", "#B0BEC5", "#B0BEC5", "#B0BEC5", "#B0BEC5", "#B0BEC5", "#B0BEC5", "#B0BEC5", "#B0BEC5", "#B0BEC5", "#B0BEC5", "#B0BEC5", "#B0BEC5", "#B0BEC5", "#B0BEC5", "#B0BEC5", "#B0BEC5", "#B0BEC5", "#B0BEC5", "#B0BEC5", "#B0BEC5", "#B0BEC5", "#B0BEC5", "#B0BEC5", "#B0BEC5", "#B0BEC5", "#B0BEC5", "#B0BEC5", "#B0BEC5", "#B0BEC5", "#B0BEC5", "#B0BEC5", "#B0BEC5", "#B0BEC5", "#B0BEC5", "#B0BEC5", "red", "#B0BEC5", "#B0BEC5", "#B0BEC5", "#B0BEC5", "#B0BEC5", "#B0BEC5", "#B0BEC5", "#B0BEC5", "#B0BEC5", "#B0BEC5", "#B0BEC5"]]}], "label": "Topic 38", "method": "update"}, {"args": [{"marker.color": [["#B0BEC5", "#B0BEC5", "#B0BEC5", "#B0BEC5", "#B0BEC5", "#B0BEC5", "#B0BEC5", "#B0BEC5", "#B0BEC5", "#B0BEC5", "#B0BEC5", "#B0BEC5", "#B0BEC5", "#B0BEC5", "#B0BEC5", "#B0BEC5", "#B0BEC5", "#B0BEC5", "#B0BEC5", "#B0BEC5", "#B0BEC5", "#B0BEC5", "#B0BEC5", "#B0BEC5", "#B0BEC5", "#B0BEC5", "#B0BEC5", "#B0BEC5", "#B0BEC5", "#B0BEC5", "#B0BEC5", "#B0BEC5", "#B0BEC5", "#B0BEC5", "#B0BEC5", "#B0BEC5", "#B0BEC5", "#B0BEC5", "#B0BEC5", "red", "#B0BEC5", "#B0BEC5", "#B0BEC5", "#B0BEC5", "#B0BEC5", "#B0BEC5", "#B0BEC5", "#B0BEC5", "#B0BEC5", "#B0BEC5"]]}], "label": "Topic 39", "method": "update"}, {"args": [{"marker.color": [["#B0BEC5", "#B0BEC5", "#B0BEC5", "#B0BEC5", "#B0BEC5", "#B0BEC5", "#B0BEC5", "#B0BEC5", "#B0BEC5", "#B0BEC5", "#B0BEC5", "#B0BEC5", "#B0BEC5", "#B0BEC5", "#B0BEC5", "#B0BEC5", "#B0BEC5", "#B0BEC5", "#B0BEC5", "#B0BEC5", "#B0BEC5", "#B0BEC5", "#B0BEC5", "#B0BEC5", "#B0BEC5", "#B0BEC5", "#B0BEC5", "#B0BEC5", "#B0BEC5", "#B0BEC5", "#B0BEC5", "#B0BEC5", "#B0BEC5", "#B0BEC5", "#B0BEC5", "#B0BEC5", "#B0BEC5", "#B0BEC5", "#B0BEC5", "#B0BEC5", "red", "#B0BEC5", "#B0BEC5", "#B0BEC5", "#B0BEC5", "#B0BEC5", "#B0BEC5", "#B0BEC5", "#B0BEC5", "#B0BEC5"]]}], "label": "Topic 40", "method": "update"}, {"args": [{"marker.color": [["#B0BEC5", "#B0BEC5", "#B0BEC5", "#B0BEC5", "#B0BEC5", "#B0BEC5", "#B0BEC5", "#B0BEC5", "#B0BEC5", "#B0BEC5", "#B0BEC5", "#B0BEC5", "#B0BEC5", "#B0BEC5", "#B0BEC5", "#B0BEC5", "#B0BEC5", "#B0BEC5", "#B0BEC5", "#B0BEC5", "#B0BEC5", "#B0BEC5", "#B0BEC5", "#B0BEC5", "#B0BEC5", "#B0BEC5", "#B0BEC5", "#B0BEC5", "#B0BEC5", "#B0BEC5", "#B0BEC5", "#B0BEC5", "#B0BEC5", "#B0BEC5", "#B0BEC5", "#B0BEC5", "#B0BEC5", "#B0BEC5", "#B0BEC5", "#B0BEC5", "#B0BEC5", "red", "#B0BEC5", "#B0BEC5", "#B0BEC5", "#B0BEC5", "#B0BEC5", "#B0BEC5", "#B0BEC5", "#B0BEC5"]]}], "label": "Topic 41", "method": "update"}, {"args": [{"marker.color": [["#B0BEC5", "#B0BEC5", "#B0BEC5", "#B0BEC5", "#B0BEC5", "#B0BEC5", "#B0BEC5", "#B0BEC5", "#B0BEC5", "#B0BEC5", "#B0BEC5", "#B0BEC5", "#B0BEC5", "#B0BEC5", "#B0BEC5", "#B0BEC5", "#B0BEC5", "#B0BEC5", "#B0BEC5", "#B0BEC5", "#B0BEC5", "#B0BEC5", "#B0BEC5", "#B0BEC5", "#B0BEC5", "#B0BEC5", "#B0BEC5", "#B0BEC5", "#B0BEC5", "#B0BEC5", "#B0BEC5", "#B0BEC5", "#B0BEC5", "#B0BEC5", "#B0BEC5", "#B0BEC5", "#B0BEC5", "#B0BEC5", "#B0BEC5", "#B0BEC5", "#B0BEC5", "#B0BEC5", "red", "#B0BEC5", "#B0BEC5", "#B0BEC5", "#B0BEC5", "#B0BEC5", "#B0BEC5", "#B0BEC5"]]}], "label": "Topic 42", "method": "update"}, {"args": [{"marker.color": [["#B0BEC5", "#B0BEC5", "#B0BEC5", "#B0BEC5", "#B0BEC5", "#B0BEC5", "#B0BEC5", "#B0BEC5", "#B0BEC5", "#B0BEC5", "#B0BEC5", "#B0BEC5", "#B0BEC5", "#B0BEC5", "#B0BEC5", "#B0BEC5", "#B0BEC5", "#B0BEC5", "#B0BEC5", "#B0BEC5", "#B0BEC5", "#B0BEC5", "#B0BEC5", "#B0BEC5", "#B0BEC5", "#B0BEC5", "#B0BEC5", "#B0BEC5", "#B0BEC5", "#B0BEC5", "#B0BEC5", "#B0BEC5", "#B0BEC5", "#B0BEC5", "#B0BEC5", "#B0BEC5", "#B0BEC5", "#B0BEC5", "#B0BEC5", "#B0BEC5", "#B0BEC5", "#B0BEC5", "#B0BEC5", "red", "#B0BEC5", "#B0BEC5", "#B0BEC5", "#B0BEC5", "#B0BEC5", "#B0BEC5"]]}], "label": "Topic 43", "method": "update"}, {"args": [{"marker.color": [["#B0BEC5", "#B0BEC5", "#B0BEC5", "#B0BEC5", "#B0BEC5", "#B0BEC5", "#B0BEC5", "#B0BEC5", "#B0BEC5", "#B0BEC5", "#B0BEC5", "#B0BEC5", "#B0BEC5", "#B0BEC5", "#B0BEC5", "#B0BEC5", "#B0BEC5", "#B0BEC5", "#B0BEC5", "#B0BEC5", "#B0BEC5", "#B0BEC5", "#B0BEC5", "#B0BEC5", "#B0BEC5", "#B0BEC5", "#B0BEC5", "#B0BEC5", "#B0BEC5", "#B0BEC5", "#B0BEC5", "#B0BEC5", "#B0BEC5", "#B0BEC5", "#B0BEC5", "#B0BEC5", "#B0BEC5", "#B0BEC5", "#B0BEC5", "#B0BEC5", "#B0BEC5", "#B0BEC5", "#B0BEC5", "#B0BEC5", "red", "#B0BEC5", "#B0BEC5", "#B0BEC5", "#B0BEC5", "#B0BEC5"]]}], "label": "Topic 44", "method": "update"}, {"args": [{"marker.color": [["#B0BEC5", "#B0BEC5", "#B0BEC5", "#B0BEC5", "#B0BEC5", "#B0BEC5", "#B0BEC5", "#B0BEC5", "#B0BEC5", "#B0BEC5", "#B0BEC5", "#B0BEC5", "#B0BEC5", "#B0BEC5", "#B0BEC5", "#B0BEC5", "#B0BEC5", "#B0BEC5", "#B0BEC5", "#B0BEC5", "#B0BEC5", "#B0BEC5", "#B0BEC5", "#B0BEC5", "#B0BEC5", "#B0BEC5", "#B0BEC5", "#B0BEC5", "#B0BEC5", "#B0BEC5", "#B0BEC5", "#B0BEC5", "#B0BEC5", "#B0BEC5", "#B0BEC5", "#B0BEC5", "#B0BEC5", "#B0BEC5", "#B0BEC5", "#B0BEC5", "#B0BEC5", "#B0BEC5", "#B0BEC5", "#B0BEC5", "#B0BEC5", "red", "#B0BEC5", "#B0BEC5", "#B0BEC5", "#B0BEC5"]]}], "label": "Topic 45", "method": "update"}, {"args": [{"marker.color": [["#B0BEC5", "#B0BEC5", "#B0BEC5", "#B0BEC5", "#B0BEC5", "#B0BEC5", "#B0BEC5", "#B0BEC5", "#B0BEC5", "#B0BEC5", "#B0BEC5", "#B0BEC5", "#B0BEC5", "#B0BEC5", "#B0BEC5", "#B0BEC5", "#B0BEC5", "#B0BEC5", "#B0BEC5", "#B0BEC5", "#B0BEC5", "#B0BEC5", "#B0BEC5", "#B0BEC5", "#B0BEC5", "#B0BEC5", "#B0BEC5", "#B0BEC5", "#B0BEC5", "#B0BEC5", "#B0BEC5", "#B0BEC5", "#B0BEC5", "#B0BEC5", "#B0BEC5", "#B0BEC5", "#B0BEC5", "#B0BEC5", "#B0BEC5", "#B0BEC5", "#B0BEC5", "#B0BEC5", "#B0BEC5", "#B0BEC5", "#B0BEC5", "#B0BEC5", "red", "#B0BEC5", "#B0BEC5", "#B0BEC5"]]}], "label": "Topic 46", "method": "update"}, {"args": [{"marker.color": [["#B0BEC5", "#B0BEC5", "#B0BEC5", "#B0BEC5", "#B0BEC5", "#B0BEC5", "#B0BEC5", "#B0BEC5", "#B0BEC5", "#B0BEC5", "#B0BEC5", "#B0BEC5", "#B0BEC5", "#B0BEC5", "#B0BEC5", "#B0BEC5", "#B0BEC5", "#B0BEC5", "#B0BEC5", "#B0BEC5", "#B0BEC5", "#B0BEC5", "#B0BEC5", "#B0BEC5", "#B0BEC5", "#B0BEC5", "#B0BEC5", "#B0BEC5", "#B0BEC5", "#B0BEC5", "#B0BEC5", "#B0BEC5", "#B0BEC5", "#B0BEC5", "#B0BEC5", "#B0BEC5", "#B0BEC5", "#B0BEC5", "#B0BEC5", "#B0BEC5", "#B0BEC5", "#B0BEC5", "#B0BEC5", "#B0BEC5", "#B0BEC5", "#B0BEC5", "#B0BEC5", "red", "#B0BEC5", "#B0BEC5"]]}], "label": "Topic 47", "method": "update"}, {"args": [{"marker.color": [["#B0BEC5", "#B0BEC5", "#B0BEC5", "#B0BEC5", "#B0BEC5", "#B0BEC5", "#B0BEC5", "#B0BEC5", "#B0BEC5", "#B0BEC5", "#B0BEC5", "#B0BEC5", "#B0BEC5", "#B0BEC5", "#B0BEC5", "#B0BEC5", "#B0BEC5", "#B0BEC5", "#B0BEC5", "#B0BEC5", "#B0BEC5", "#B0BEC5", "#B0BEC5", "#B0BEC5", "#B0BEC5", "#B0BEC5", "#B0BEC5", "#B0BEC5", "#B0BEC5", "#B0BEC5", "#B0BEC5", "#B0BEC5", "#B0BEC5", "#B0BEC5", "#B0BEC5", "#B0BEC5", "#B0BEC5", "#B0BEC5", "#B0BEC5", "#B0BEC5", "#B0BEC5", "#B0BEC5", "#B0BEC5", "#B0BEC5", "#B0BEC5", "#B0BEC5", "#B0BEC5", "#B0BEC5", "red", "#B0BEC5"]]}], "label": "Topic 48", "method": "update"}, {"args": [{"marker.color": [["#B0BEC5", "#B0BEC5", "#B0BEC5", "#B0BEC5", "#B0BEC5", "#B0BEC5", "#B0BEC5", "#B0BEC5", "#B0BEC5", "#B0BEC5", "#B0BEC5", "#B0BEC5", "#B0BEC5", "#B0BEC5", "#B0BEC5", "#B0BEC5", "#B0BEC5", "#B0BEC5", "#B0BEC5", "#B0BEC5", "#B0BEC5", "#B0BEC5", "#B0BEC5", "#B0BEC5", "#B0BEC5", "#B0BEC5", "#B0BEC5", "#B0BEC5", "#B0BEC5", "#B0BEC5", "#B0BEC5", "#B0BEC5", "#B0BEC5", "#B0BEC5", "#B0BEC5", "#B0BEC5", "#B0BEC5", "#B0BEC5", "#B0BEC5", "#B0BEC5", "#B0BEC5", "#B0BEC5", "#B0BEC5", "#B0BEC5", "#B0BEC5", "#B0BEC5", "#B0BEC5", "#B0BEC5", "#B0BEC5", "red"]]}], "label": "Topic 49", "method": "update"}]}], "title": {"font": {"color": "Black", "size": 22}, "text": "<b>Intertopic Distance Map</b>", "x": 0.5, "xanchor": "center", "y": 0.95, "yanchor": "top"}, "width": 650, "xaxis": {"anchor": "y", "domain": [0, 1], "range": [-7.825, 21.8], "title": {"text": ""}, "type": "linear", "visible": false}, "yaxis": {"anchor": "x", "domain": [0, 1], "range": [-8.274, 20.78], "title": {"text": ""}, "type": "linear", "visible": false}}}
